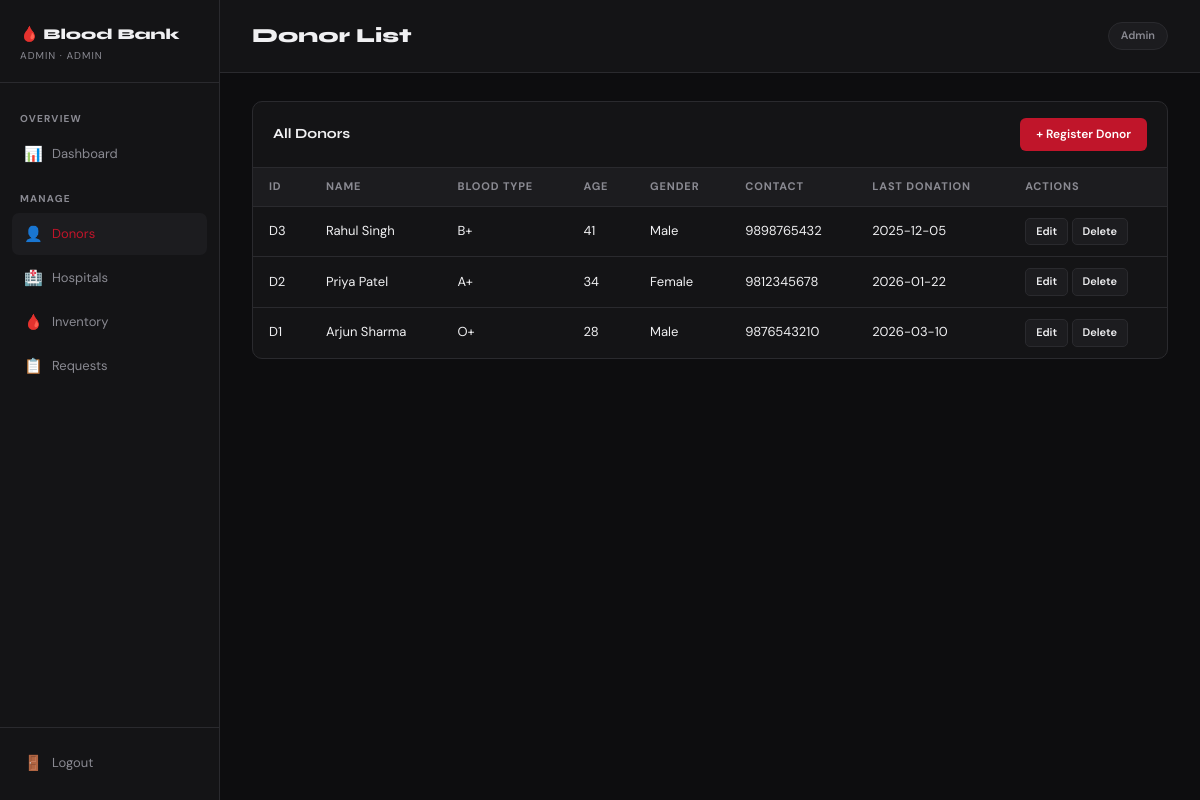
/admin/donors (signed in), run on the app's committed database.
### tables this page shows
CREATE TABLE tb_donor (
        D_id INTEGER PRIMARY KEY AUTOINCREMENT,
        D_name TEXT, D_bloodtype TEXT, D_age INTEGER,
        D_gender TEXT, D_identification TEXT, D_medical TEXT,
        D_contact TEXT, D_email TEXT, D_address TEXT, D_Last_Donation TEXT
    );

### app.py (the view)
@app.route('/admin/donors')
@admin_required
def admin_donors():
    msg = request.args.get('msg','')
    db  = get_db()
    donors = db.execute("SELECT * FROM tb_donor ORDER BY D_id DESC").fetchall()
    db.close()
    return render_template('admin/donors.html', donors=donors, msg=msg)

### app.py (called while the page is built)
def get_db():
    conn = sqlite3.connect(DB)
    conn.row_factory = sqlite3.Row
    return conn

def admin_required(f):
    from functools import wraps
    @wraps(f)
    def decorated(*args, **kwargs):
        if session.get('role') != 'admin':
            return redirect(url_for('login'))
        return f(*args, **kwargs)
    return decorated

### templates/admin/donors.html (shortened to what this page needs)
{% extends 'admin/base.html' %}
{% block admin_content %}
<div class="topbar"><h2>Donor List</h2><span class="tag">Admin</span></div>
<div class="page-content">
  <div class="table-section">
    <div class="table-header">
      <h3>All Donors</h3>
      <a href="{{ url_for('register_donor') }}" class="btn-add">+ Register Donor</a>
    </div>
    <div class="table-wrap">
      <table>
        <thead><tr><th>ID</th><th>Name</th><th>Blood Type</th><th>Age</th><th>Gender</th><th>Contact</th><th>Last Donation</th><th>Actions</th></tr></thead>
        <tbody>
          {% for d in donors %}
          <tr>
            <td>D{{ d['D_id'] }}</td>
            <td>{{ d['D_name'] }}</td>
            <td>{{ d['D_bloodtype'] }}</td>
            <td>{{ d['D_age'] }}</td>
            <td>{{ d['D_gender'] }}</td>
            <td>{{ d['D_contact'] }}</td>
            <td>{{ d['D_Last_Donation'] or '—' }}</td>
            <td>
              <a href="{{ url_for('edit_donor', did=d['D_id']) }}" class="btn-action">Edit</a>
              <a href="{{ url_for('delete_donor', did=d['D_id']) }}" class="btn-action danger"
                 onclick="return confirm('Delete this donor?')">Delete</a>
            </td>
          </tr>
          {% endfor %}
        </tbody>
      </table>
    </div>
  </div>
</div>
{% endblock %}

### static/css/style.css (style rules this page uses)
:root { --red: #c0152a; --red-dark: #8b0d1e; --red-bright: #e8192f; --bg: #0d0d0f; --surface: #141416; --surface2: #1c1c1f; --border: #2a2a2e; --text: #f0f0f2; --muted: #8a8a92; --green: #1faa6e; --amber: #e09b1a; --blue: #2563eb; --font-display: 'Syne', sans-serif; --font-body: 'DM Sans', sans-serif; --radius: 10px; }
* { margin:0; padding:0; box-sizing:border-box; }
body { font-family: var(--font-body); background: var(--bg); color: var(--text); font-size: 14px; line-height: 1.6; }
a { color: inherit; text-decoration: none; }
.btn-add { display: inline-flex; align-items: center; gap: 6px; padding: 7px 16px; background: var(--red); color: #fff; border-radius: 6px; font-size: 12px; font-weight: 600; transition: background .2s; }
.btn-action { display: inline-block; padding: 4px 10px; border-radius: 5px; font-size: 11px; font-weight: 600; background: var(--surface2); color: var(--text); border: 1px solid var(--border); cursor: pointer; transition: all .15s; }
.topbar { display: flex; align-items: center; justify-content: space-between; padding: 20px 32px; border-bottom: 1px solid var(--border); background: var(--surface); }
.topbar h2 { font-family: var(--font-display); font-size: 20px; font-weight: 800; }
.tag { background: var(--surface2); border: 1px solid var(--border); border-radius: 20px; padding: 4px 12px; font-size: 11px; font-weight: 600; color: var(--muted); }
.page-content { padding: 28px 32px; }
.table-section { background: var(--surface); border: 1px solid var(--border); border-radius: var(--radius); overflow: hidden; margin-bottom: 24px; }
.table-header { display: flex; align-items: center; justify-content: space-between; padding: 16px 20px; border-bottom: 1px solid var(--border); }
.table-header h3 { font-family: var(--font-display); font-size: 14px; font-weight: 700; }
.table-wrap { overflow-x: auto; }
table { width: 100%; border-collapse: collapse; }
thead tr { border-bottom: 1px solid var(--border); background: var(--surface2); }
th { padding: 10px 16px; font-size: 11px; font-weight: 700; letter-spacing: .08em; text-transform: uppercase; color: var(--muted); text-align: left; white-space: nowrap; }
td { padding: 11px 16px; font-size: 13px; border-bottom: 1px solid var(--border); white-space: nowrap; }
tbody tr:last-child td { border-bottom: none; }

### data on the page
tb_donor: D_id "3", D_name "Rahul Singh", D_bloodtype "B+", D_age "41", D_gender "Male", D_contact "9898765432", D_Last_Donation "2025-12-05"
tb_donor: D_id "2", D_name "Priya Patel", D_bloodtype "A+", D_age "34", D_gender "Female", D_contact "9812345678", D_Last_Donation "2026-01-22"
tb_donor: D_id "1", D_name "Arjun Sharma", D_bloodtype "O+", D_age "28", D_gender "Male", D_contact "9876543210", D_Last_Donation "2026-03-10"

### other printed values
{{ session.get('admin_username','Admin') }} "ADMIN"
